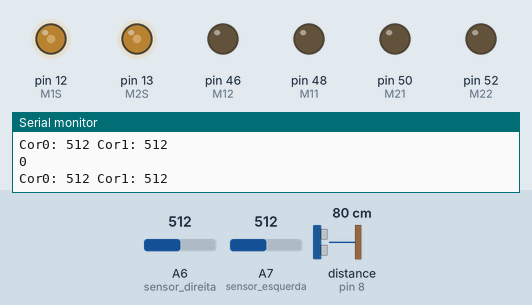
Bench run of a sketch on a simulated Arduino Mega 2560, built with avr-gcc and run on an emulated ATmega2560. On the bench: output pins drawn as LEDs (lit = HIGH), the last lines printed to the serial monitor. Inputs (shaded band) come from the test bench; at power-on: A7 (sensor_esquerda) = 512, distance to the obstacle (sensor on pin 8) 80 cm, A6 (sensor_direita) = 512. The echo pulse lasts 58.3 µs per cm.

Above: at 1.2 s.
1.3 s: A7 (sensor_esquerda) set to 111
4.3 s: A7 (sensor_esquerda) set to 89
At 5.0 s:
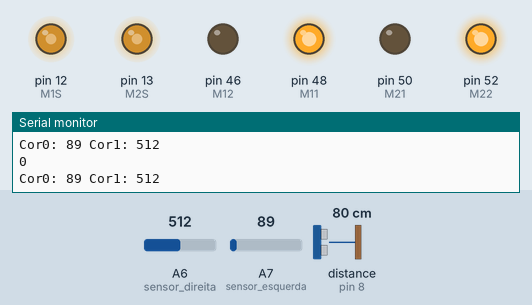
5.8 s: distance to the obstacle (sensor on pin 8) set to 17 cm
8.8 s: distance to the obstacle (sensor on pin 8) set to 14 cm
At 10.2 s:
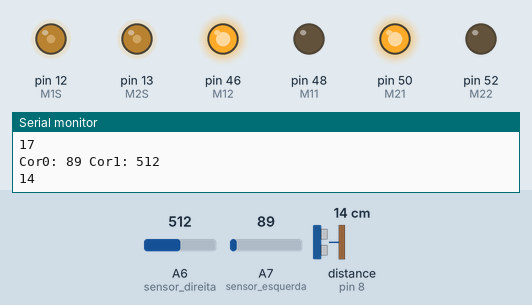
At 11.2 s:
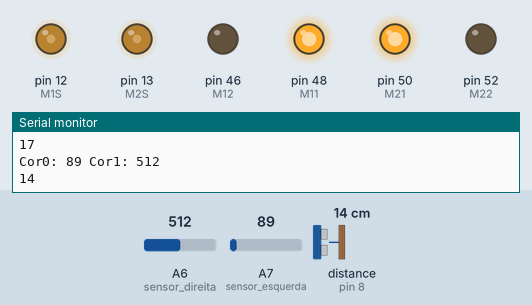
Timing chart, 0 to 12.8 s (numbered marks = the images above; inputs shaded):
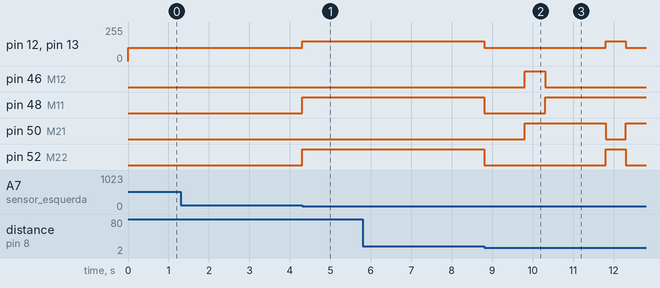

Measured:
- the behaviour switches between 100 and 99 on A7 (sensor_esquerda) (found by bisection; images 0 and 1)
- the behaviour switches between 16 and 15 cm on distance to the obstacle (sensor on pin 8) (found by bisection; images 1 and 2)
- after the input at 4.3 s, pin 12 (M1S), pin 13 (M2S): 100/255 → 150/255 at once; pin 48 (M11), pin 52 (M22): LOW → HIGH at once
- after the input at 8.8 s, pin 12 (M1S), pin 13 (M2S): 150/255 → 100/255 at once, → 150/255 3.0 s later, → 100/255 0.50 s later

The sketch:

robo_roberto.ino
```cpp
#include<NewPing.h>

int dist;

#define TRIGGER_PIN 9
#define ECHO_PIN 8
#define DIST_MAX 20

NewPing sonar(TRIGGER_PIN, ECHO_PIN, DIST_MAX);

int M11 = 48;
int M12 = 46;
int M21 = 50;
int M22 = 52;
int M1S = 12;
int M2S = 13;
int spd = 100;
int aux = 0;

// VARIÁVEIS DO SENSOR DE LINHA

int angulo;
int cor0, cor1;

int lim_pretoE = 1024;
int lim_brancoE = 100;

int lim_pretoD = 1024;
int lim_brancoD = 100;

int sensor_esquerda = A7;
int sensor_direita = A6;

int valor_esquerda = 0;
int valor_direita = 0;

void setup() {
  // put your setup code here, to run once:

  pinMode(M11, OUTPUT);
  pinMode(M12, OUTPUT);
  pinMode(M21, OUTPUT);
  pinMode(M22, OUTPUT);
  pinMode(M1S, OUTPUT);
  pinMode(M2S, OUTPUT);

  Serial.begin(9600);


}
void frente(int spd){
  digitalWrite(M11,HIGH);
  digitalWrite(M12,LOW);
  digitalWrite(M21,HIGH);
  digitalWrite(M22,LOW);
  analogWrite(M1S,spd);
  analogWrite(M2S,spd);
}

void para(int spd){
  digitalWrite(M11,LOW);
  digitalWrite(M12,LOW);
  digitalWrite(M21,LOW);
  digitalWrite(M22,LOW);
  analogWrite(M1S,spd);
  analogWrite(M2S,spd);
}

void desq(int spd){
  digitalWrite(M11,LOW);
  digitalWrite(M12,HIGH);
  digitalWrite(M21,HIGH);
  digitalWrite(M22,LOW);
  analogWrite(M1S,spd);
  analogWrite(M2S,spd);
}

void ddir(int spd){
  digitalWrite(M11,HIGH);
  digitalWrite(M12,LOW);
  digitalWrite(M21,LOW);
  digitalWrite(M22,HIGH);
  analogWrite(M1S,150);
  analogWrite(M2S,150);
}

void monitorar_obstaculo() {
 //frente(spd);
 int di = 0;
 di = sonar.ping_cm();
// delay(300);
// di = sonar.ping_cm();

 Serial.println(di);
  if(di >= 5 && di <= 15) {
      para(spd);
      delay(1000);
      desq(spd);
      delay(500); // Giro 90º a velocidade de 100
      frente(spd);
      delay(1500); // Giro 90º a velocidade de 100
      ddir(spd);
      delay(500); // Giro 90º a velocidade de 100
      frente(spd);
      delay(2000);
      ddir(spd);
      delay(500);
      frente(spd);
      delay(1000); // Giro 90º a velocidade de 100
      desq(spd);
      delay(800);
      //frente(spd);
     // delay(1500); // Giro 90º a velocidade de 100
//      para(spd);
  }
}

// TABELA VERDADE PARA OS 2 SENSORES

void tabela() {

  if(cor0 == 0 && cor1 == 0) {
    frente(spd);

  }

  if(cor0 == 0 && cor1 == 1) {
    ddir(spd);

  }

  if(cor0 == 1 && cor1 == 0) {
    desq(spd);

  }

  if(cor0 == 1 && cor1 == 1) {
    para(spd);
  }
}

int lerSensor(int sensor) {

    if(sensor == 0){
      valor_esquerda = analogRead(sensor_esquerda);
      return classificaSensor(valor_esquerda);
    }

    if(sensor == 1){
      valor_direita = analogRead(sensor_direita);
      return classificaSensor(valor_direita);
    }
}

int classificaSensor(int valor){

// CÓDIGO PARA LIMITAR SENSOR DA ESQUERDA

  if(valor > 0 && valor < lim_brancoE){
    return 0;
  }

   else if(valor > lim_brancoE && valor < lim_pretoE){
    return 1;
  }

// CÓDIGO PARA LIMITAR SENSOR DA DIREITA

  if(valor > 0 && valor < lim_brancoD) {
    return 0;
    }
   else if(valor > lim_brancoD && valor < lim_pretoD) {
    return 1;
  }
   }

void loop() {

  cor0 = lerSensor(0);
  cor1 = lerSensor(1);
  tabela();

  Serial.print("Cor0: ");
  Serial.print(valor_esquerda);
  Serial.print(" Cor1: ");
  Serial.println(valor_direita);


  monitorar_obstaculo();
}
```
